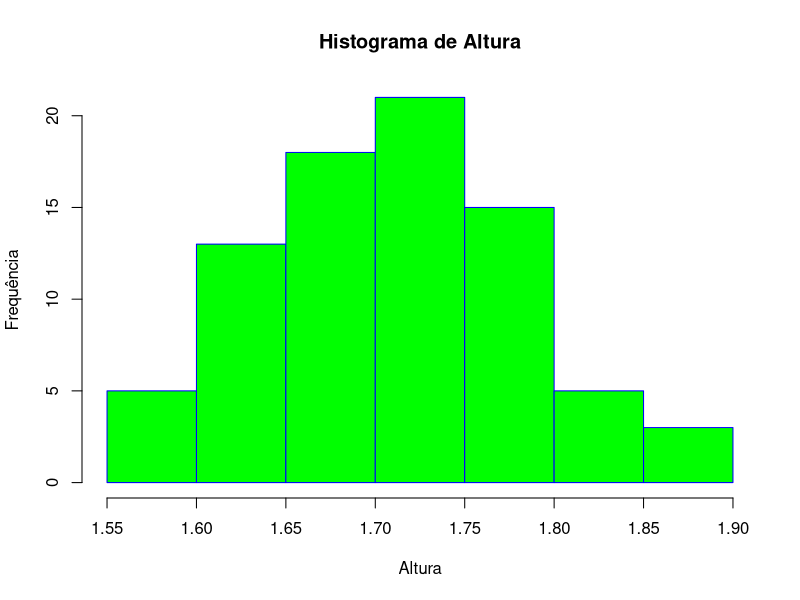

The R script that drew this image:
library(readxl)
data <- read_excel('exercicio8.xls')
data <- stack(data)
data$ind <- NULL
min <- min(data)
max <- max(data)
seq <- seq(1.55, 1.9, by=0.05)
d.cut <- cut(data$values, seq)
d.freq <- table(d.cut)
cbind(d.freq)
jpeg("ex8.jpg")
hist(data$values, 
     main="Histograma de Altura", 
     xlab="Altura",
     ylab="Frequência",
     border="blue", 
     col="green")
dev.off()
